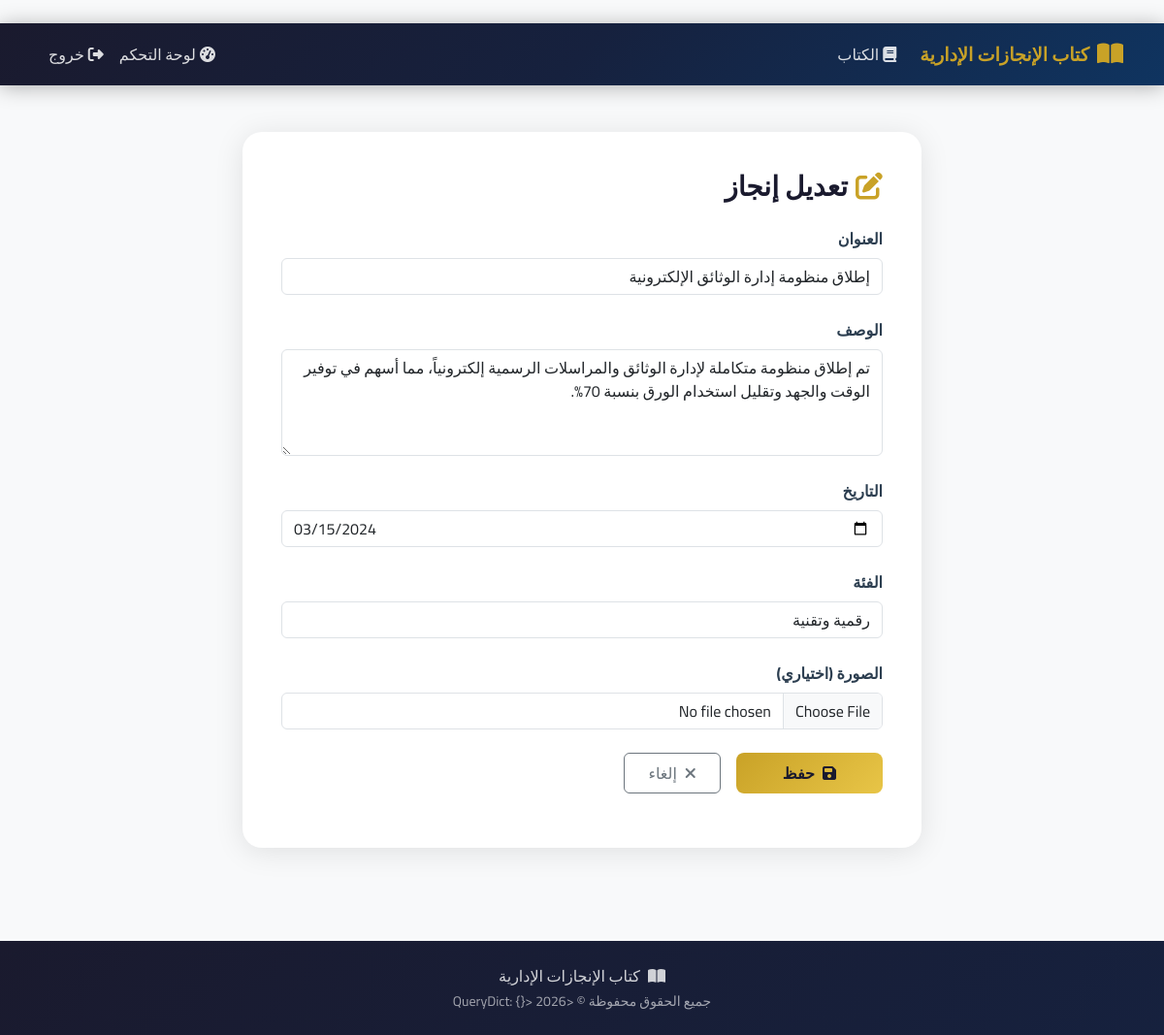
/ctrl/edit/1/ (signed in), run on the app's committed database.
### achievements/models.py (models this page shows, shortened)
class Achievement(models.Model):
    CATEGORY_CHOICES = [
        ('admin',  'إدارية وتنظيمية'),
        ('tech',   'رقمية وتقنية'),
        ('social', 'اجتماعية وخدمية'),
    ]
    title       = models.CharField(max_length=300, verbose_name='العنوان')
    description = models.TextField(verbose_name='الوصف')
    date        = models.DateField(verbose_name='التاريخ')
    category    = models.CharField(
        max_length=20,
        choices=CATEGORY_CHOICES,
        verbose_name='الفئة',
    )
    image       = models.ImageField(
        upload_to='achievements/',
        blank=True,
        null=True,
        verbose_name='الصورة',
    )
    created_at  = models.DateTimeField(auto_now_add=True, verbose_name='تاريخ الإضافة')
    class Meta:
        verbose_name        = 'إنجاز'
        verbose_name_plural = 'الإنجازات'
        ordering            = ['-date']

### achievements/views.py (the view)
# urls.py: path('ctrl/edit/<int:pk>/',   views.achievement_edit,   name='achievement_edit'),
@login_required
def achievement_edit(request, pk):
    achievement = get_object_or_404(Achievement, pk=pk)
    if request.method == 'POST':
        form = AchievementForm(request.POST, request.FILES, instance=achievement)
        if form.is_valid():
            form.save()
            messages.success(request, 'تم تعديل الإنجاز بنجاح ✅')
            return redirect('dashboard')
    else:
        form = AchievementForm(instance=achievement)
    return render(request, 'achievement_form.html', {'form': form, 'action': 'تعديل', 'obj': achievement})

### achievements/forms.py
class AchievementForm(forms.ModelForm):
    class Meta:
        model  = Achievement
        fields = ['title', 'description', 'date', 'category', 'image']
        widgets = {
            'title': forms.TextInput(attrs={
                'class': 'form-control',
                'placeholder': 'أدخل عنوان الإنجاز',
            }),
            'description': forms.Textarea(attrs={
                'class': 'form-control',
                'rows': 4,
                'placeholder': 'أدخل وصف تفصيلي للإنجاز',
            }),
            'date': forms.DateInput(attrs={
                'class': 'form-control',
                'type': 'date',
            }),
            'category': forms.Select(attrs={
                'class': 'form-control',
            }),
            'image': forms.FileInput(attrs={
                'class': 'form-control',
                'accept': 'image/*',
            }),
        }
        labels = {
            'title':       'العنوان',
            'description': 'الوصف',
            'date':        'التاريخ',
            'category':    'الفئة',
            'image':       'الصورة (اختياري)',
        }

### templates/achievement_form.html (shortened to what this page needs)
{% extends 'base.html' %}
{% block content %}
<div class="container py-5">
  <div class="form-card mx-auto" style="max-width:700px">
    <div class="form-card-header mb-4">
      <h3><i class="fas fa-{% if action == 'إضافة' %}plus-circle{% else %}edit{% endif %} me-2 gold-icon"></i>{{ action }} إنجاز</h3>
    </div>
    <form method="post" enctype="multipart/form-data" novalidate>
      {% for field in form %}
      <div class="mb-4">
        <label class="form-label fw-bold">{{ field.label }}</label>
        {{ field }}
      </div>
      {% endfor %}
      <div class="d-flex gap-3 mt-4">
        <button type="submit" class="btn btn-gold px-5 py-2">
          <i class="fas fa-save me-2"></i>حفظ
        </button>
        <a href="{% url 'dashboard' %}" class="btn btn-outline-secondary px-4 py-2">
          <i class="fas fa-times me-2"></i>إلغاء
        </a>
      </div>
    </form>
  </div>
</div>
{% endblock %}

### static/css/style.css (style rules this page uses)
* { box-sizing: border-box; }
body { font-family: 'Cairo', sans-serif; background: #f8f9fa; color: #2c3e50; min-height: 100vh; display: flex; flex-direction: column; }
.gold-icon { color: #c9a227; }
.btn-gold { background: linear-gradient(135deg, #c9a227, #e8c547); color: #1a1a2e; font-weight: 700; border: none; border-radius: 8px; transition: all 0.3s; }
.form-card { background: #fff; border-radius: 20px; padding: 2.5rem; box-shadow: 0 4px 30px rgba(0,0,0,0.1); }
.form-card-header h3 { font-weight: 800; color: #1a1a2e; }

### data on the page
Achievement: form "إطلاق منظومة إدارة الوثائق الإلكترونية" "تم إطلاق منظومة متكاملة لإدارة الوثائق والمراسلات الرسمية إلكترونياً، مما أسهم في توفير الوقت والجهد وتقليل استخدام الورق بنسبة 70%." "03/15/2024" "رقمية وتقنية"

### other printed values
{{ action }} "تعديل"
{{ field.label }} "العنوان" "الوصف" "التاريخ" "الفئة" "الصورة (اختياري)"
{{ request.GET|default_if_none:'' }} "<QueryDict: {}>"
